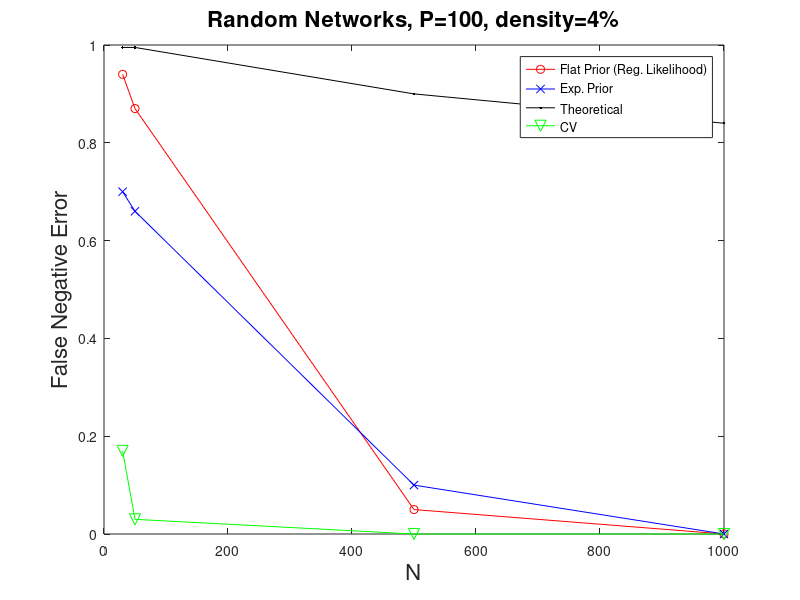
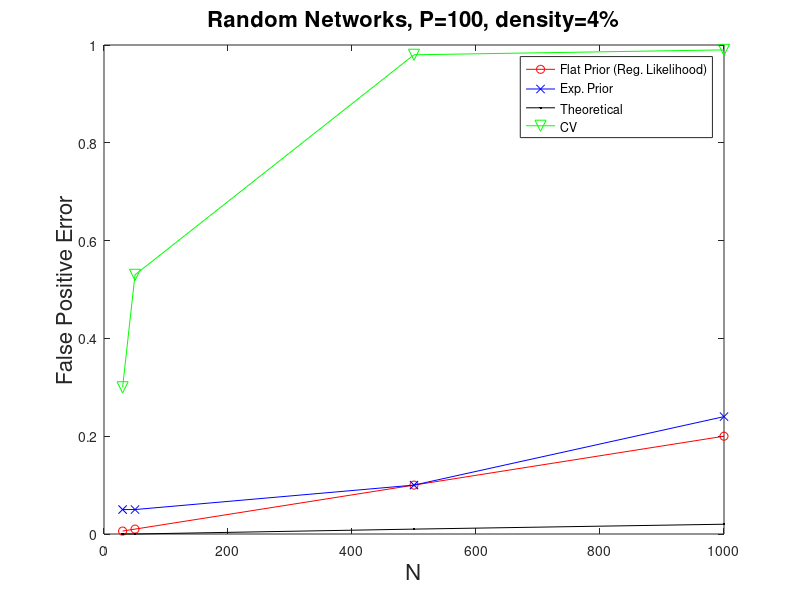
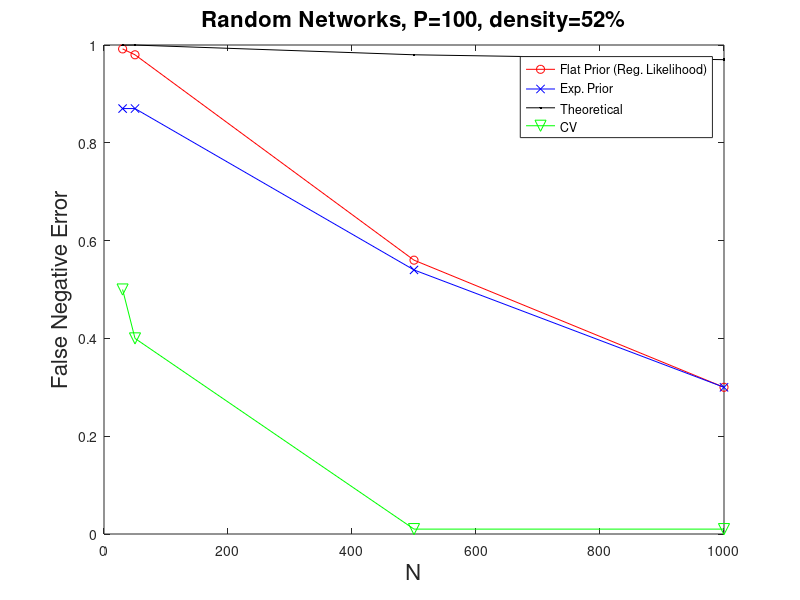
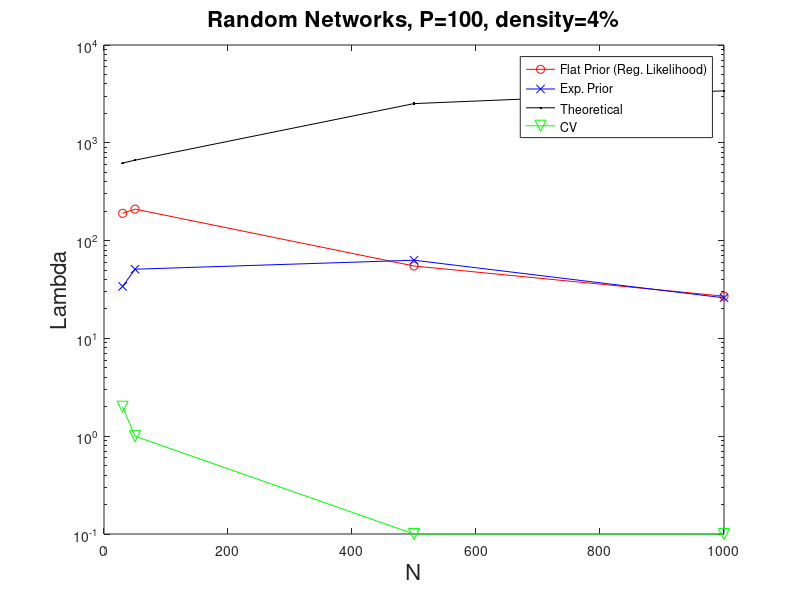

The MATLAB script that drew these images, in order:
sp4_reg_FN = [0.94 0.87 0.05 0];
sp4_reg_FP = [0.006 0.01 0.1 0.2];

sp4_exp_FN = [0.7 0.66 0.1 0];
sp4_exp_FP = [0.05 0.05 0.1 0.24];

sp4_ban_FN = [0.995 0.995 0.9 0.84];
sp4_ban_FP = [0.0 0.00 0.01 0.02];

sp4_cv_FN = [0.17 0.03 0.0 0];
sp4_cv_FP = [0.3 0.53 0.98 0.99];

n=[30 50 500 1000];
figure(1);
plot(n,sp4_reg_FN,'ro-',n,sp4_exp_FN,'bx-',n,sp4_ban_FN,'k.-',n,sp4_cv_FN,'gv-','MarkerSize',8);
xlabel('N','FontSize', 16);
ylabel('False Negative Error','FontSize', 16);
legend('Flat Prior (Reg. Likelihood)','Exp. Prior','Theoretical', 'CV');
title('Random Networks, P=100, density=4%','FontSize', 16);

 figure(2);
plot(n,sp4_reg_FP,'ro-',n,sp4_exp_FP,'bx-',n,sp4_ban_FP,'k.-',n,sp4_cv_FP,'gv-','MarkerSize',8);
xlabel('N','FontSize', 16);
ylabel('False Positive Error','FontSize', 16);
legend('Flat Prior (Reg. Likelihood)','Exp. Prior','Theoretical', 'CV');
title('Random Networks, P=100, density=4%','FontSize', 16);

%%%%%% dense network

sp52_reg_FN = [0.992 0.98 0.56 0.3];
sp52_reg_FP = [0.01 0.03 0.2 0.38];

sp52_exp_FN = [0.87 0.87 0.54 0.3];
sp52_exp_FP = [0.12 0.12 0.29 0.4];

sp52_ban_FN = [0.9997 0.9999 0.98 0.97];
sp52_ban_FP = [0.0004 0.002 0.03 0.05];

sp52_cv_FN = [0.5 0.4 0.01 0.01];
sp52_cv_FP = [0.4 0.5 0.93 0.95];

n=[30 50 500 1000];
figure(11);
plot(n,sp52_reg_FN,'ro-',n,sp52_exp_FN,'bx-',n,sp52_ban_FN,'k.-',n,sp52_cv_FN,'gv-','MarkerSize',8);
xlabel('N','FontSize', 16);
ylabel('False Negative Error','FontSize', 16);
legend('Flat Prior (Reg. Likelihood)','Exp. Prior','Theoretical', 'CV');
title('Random Networks, P=100, density=52%','FontSize', 16);

 figure(12);
plot(n,sp52_reg_FP,'ro-',n,sp52_exp_FP,'bx-',n,sp52_ban_FP,'k.-',n,sp52_cv_FP,'gv-','MarkerSize',8);
xlabel('N','FontSize', 16);
ylabel('False Positive Error','FontSize', 16);
legend('Flat Prior (Reg. Likelihood) ','Exp. Prior','Theoretical', 'CV');
title('Random Networks, P=100, density=52%','FontSize', 16);


%%%%%% lambda evolution over N

sp4_reg = [190 210 55 27];
sp52_reg = [500 500 23 14];

sp4_exp = [34 51 63 26];
sp52_exp = [32 47 22 14];

sp4_ban = [621 664 2517 3401];
sp52_ban = [1120 2209 5438 7115];

sp4_cv = [2 1 0.1 0.1];
sp52_cv = [0.4 0.4 0.1 0.1];

n=[30 50 500 1000];
semilogy(n,sp4_reg,'ro-',n,sp4_exp,'bx-',n,sp4_ban,'k.-',n,sp4_cv,'gv-','MarkerSize',8);
xlabel('N','FontSize', 16);
ylabel('Lambda','FontSize', 16);
legend('Flat Prior (Reg. Likelihood)','Exp. Prior','Theoretical', 'CV');
title('Random Networks, P=100, density=4%','FontSize', 16);

 figure(22);
semilogy(n,sp52_reg,'ro-',n,sp52_exp,'bx-',n,sp52_ban,'k.-',n,sp52_cv,'gv-','MarkerSize',8);
xlabel('N','FontSize', 16);
ylabel('Lambda','FontSize', 16);
legend('Flat Prior (Reg. Likelihood) ','Exp. Prior','Theoretical', 'CV');
title('Random Networks, P=100, density=52%','FontSize', 16);


